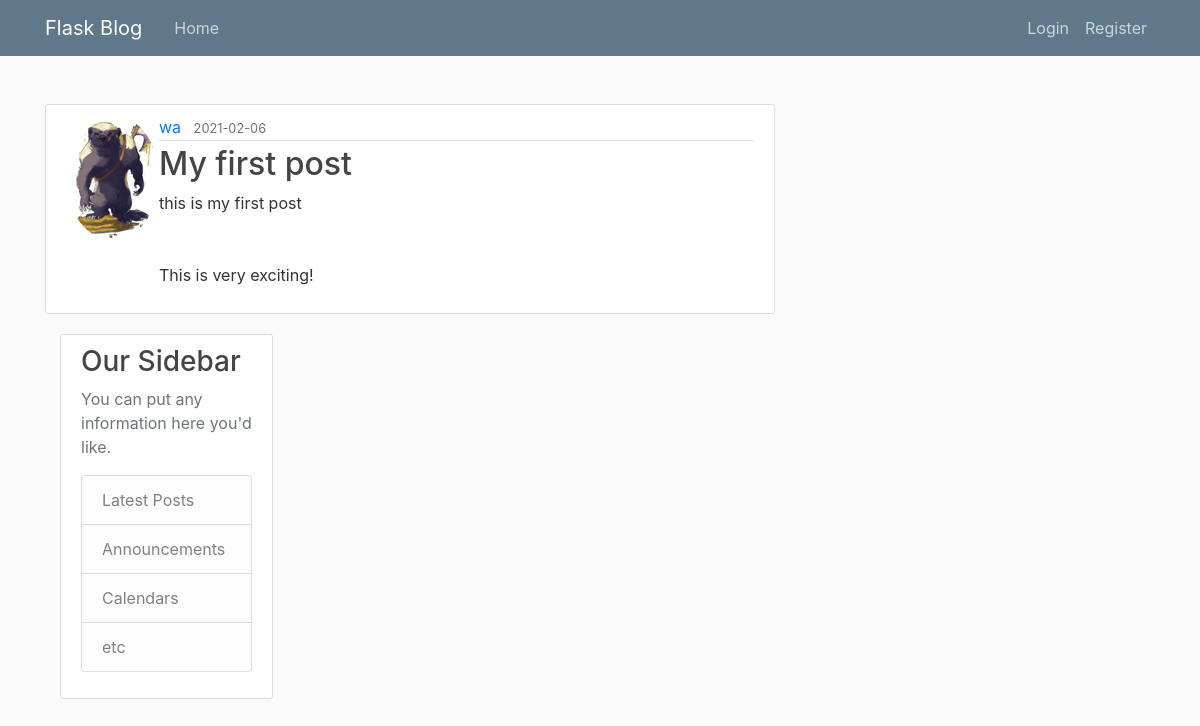
/post/1, run on the app's committed database.
### backend/models.py (models this page shows, shortened)
class User(db.Model, UserMixin):
    id = db.Column(db.Integer, primary_key=True)
    username = db.Column(db.String(20), unique=True, nullable=False)
    email = db.Column(db.String(120), unique=True, nullable=False)
    image_file = db.Column(db.String(20), nullable=False, default='default.jpg')
    password = db.Column(db.String(120), nullable=False)
    posts = db.relationship('Post', backref='author', lazy=True)

class Post(db.Model):
    id = db.Column(db.Integer, primary_key=True)
    title = db.Column(db.String(100), nullable=False)
    date_posted = db.Column(db.DateTime, nullable=False, default=datetime.utcnow)
    content = db.Column(db.Text, nullable=False)
    user_id = db.Column(db.Integer, db.ForeignKey('user.id'), nullable=False)

### backend/routes.py (the view)
@app.route("/post/<int:post_id>")
def post(post_id):
    post = Post.query.get_or_404(post_id)
    return render_template('post.html', title=post.title, post=post)

### backend/templates/post.html (shortened to what this page needs)
{% extends "layout.html" %}
{% block content %}
    <article class="media content-section mt-4">
        <img class="rounded-circle" article-img src="{{ url_for('static', filename='profile_pics/' + post.author.image_file) }}">
        <div class="media-body">
        <div class="article-metadata">
            <a class="mr-2" href="{{ url_for('user_posts', username=post.author.username) }}">{{ post.author.username }}</a>
            <small class="text-muted">{{ post.date_posted.strftime('%Y-%m-%d') }}</small>
        </div>
        <h2 class="article-title">{{ post.title }}</h2>
        <p class="article-content">{{ post.content }}</p>
        </div>
    </article>
{% endblock content %}

### backend/static/main.css (style rules this page uses)
body { background: #fafafa; color: #333333; margin-top: 5rem; }
h1, h2, h3, h4, h5, h6 { color: #444444; }
.content-section { background: #ffffff; padding: 10px 20px; border: 1px solid #dddddd; border-radius: 3px; margin-bottom: 20px; }
.article-title { color: #444444; }
.article-content { white-space: pre-line; }
.article-metadata { padding-bottom: 1px; margin-bottom: 4px; border-bottom: 1px solid #e3e3e3 }

### data on the page
User: image_file (picture), author.username "wa"
Post: date_posted "2021-02-06", title "My first post", content "this is my first post This is very exciting!"
